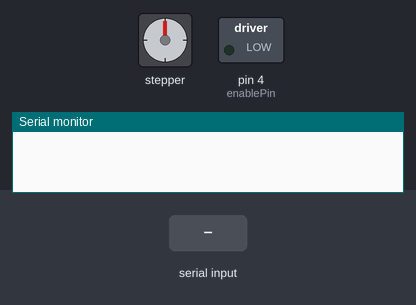
Recording of a sketch running on a simulated Arduino Uno, built with avr-gcc and run on an emulated ATmega328P. On the bench: stepper motor, switched loads named in the sketch (green lamp = pin HIGH), the last lines printed to the serial monitor. The inputs (shaded band) are chosen by the test bench. Stepper angles assume 1600 steps per turn.

Above: at 1.2 s.
1.3 s: "90,45\n" received over Serial
At 1.99 s:
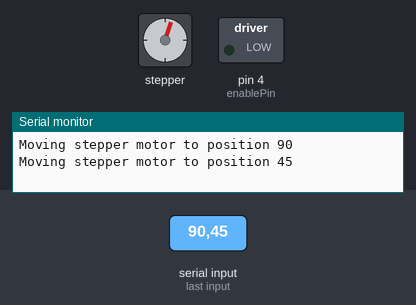
4.3 s: "200\n" received over Serial
At 5.9 s:
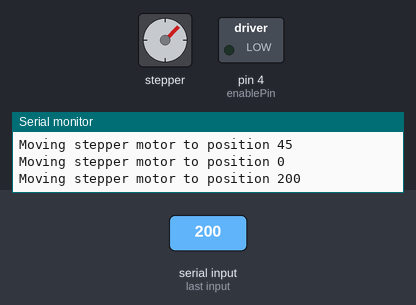
Timing chart, 0 to 8.4 s (numbered marks = the images above; inputs shaded):
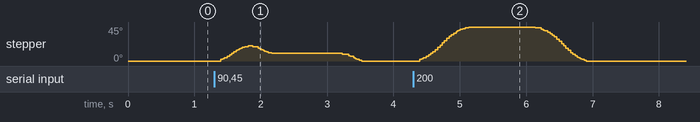

Measured:
- after the input at 1.3 s, stepper: turns 20° clockwise in 0.42 s, then 10° counter-clockwise in 0.29 s, then 10° counter-clockwise in 0.29 s
- after the input at 4.3 s, stepper: turns 45° clockwise in 0.74 s, then 45° counter-clockwise in 0.77 s

The sketch:

UserInputSteps.ino
```cpp
#include <AccelStepper.h>

const int stepsPerRevolution = 1600; // Change this according to your motor's specification
const int DIRPin = 8;  // Direction pin
const int PULPin = 9; // Step pin
const int enablePin = 4; // Enable pin

AccelStepper stepper(1, PULPin, DIRPin); // Initialize AccelStepper object

void setup() {
  Serial.begin(9600); // Start serial communication
  pinMode(enablePin, OUTPUT); // Set enable pin as output
  digitalWrite(enablePin, LOW); // Enable the stepper motor

  stepper.setMaxSpeed(2000); // Set maximum speed in steps per second
  stepper.setAcceleration(1000); // Set acceleration in steps per second per second
}

void loop() {
  if (Serial.available() > 0) {
    int targetPosition = Serial.parseInt(); // Read the target position from the serial monitor
    Serial.print("Moving stepper motor to position ");
    Serial.println(targetPosition);
    moveToPosition(targetPosition); // Move the stepper motor to the specified position
  }
}

void moveToPosition(int targetPosition) {
  stepper.moveTo(targetPosition); // Set the target position for the stepper motor
  while (stepper.distanceToGo() != 0) {
    stepper.run(); // Continuously run the stepper motor until it reaches the target position
  }
}
```
